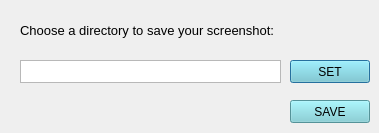
<?xml version="1.0" encoding="UTF-8"?>
<ui version="4.0">
 <class>Dialog</class>
 <widget class="QDialog" name="Dialog">
  <property name="geometry">
   <rect>
    <x>0</x>
    <y>0</y>
    <width>379</width>
    <height>133</height>
   </rect>
  </property>
  <property name="windowTitle">
   <string>Dialog</string>
  </property>
  <widget class="QLabel" name="label">
   <property name="geometry">
    <rect>
     <x>20</x>
     <y>10</y>
     <width>291</width>
     <height>41</height>
    </rect>
   </property>
   <property name="font">
    <font>
     <pointsize>10</pointsize>
    </font>
   </property>
   <property name="text">
    <string>Choose a directory to save your screenshot:</string>
   </property>
  </widget>
  <widget class="QTextEdit" name="location">
   <property name="geometry">
    <rect>
     <x>20</x>
     <y>60</y>
     <width>261</width>
     <height>23</height>
    </rect>
   </property>
   <property name="verticalScrollBarPolicy">
    <enum>Qt::ScrollBarAlwaysOff</enum>
   </property>
   <property name="horizontalScrollBarPolicy">
    <enum>Qt::ScrollBarAlwaysOff</enum>
   </property>
  </widget>
  <widget class="QPushButton" name="directory_button">
   <property name="geometry">
    <rect>
     <x>290</x>
     <y>60</y>
     <width>80</width>
     <height>23</height>
    </rect>
   </property>
   <property name="maximumSize">
    <size>
     <width>80</width>
     <height>30</height>
    </size>
   </property>
   <property name="styleSheet">
    <string notr="true">background-color: rgb(119, 206, 214);</string>
   </property>
   <property name="text">
    <string>SET</string>
   </property>
   <property name="flat">
    <bool>false</bool>
   </property>
  </widget>
  <widget class="QPushButton" name="print_save">
   <property name="geometry">
    <rect>
     <x>290</x>
     <y>100</y>
     <width>80</width>
     <height>23</height>
    </rect>
   </property>
   <property name="maximumSize">
    <size>
     <width>80</width>
     <height>30</height>
    </size>
   </property>
   <property name="styleSheet">
    <string notr="true">background-color: rgb(119, 206, 214);</string>
   </property>
   <property name="text">
    <string>SAVE</string>
   </property>
   <property name="flat">
    <bool>false</bool>
   </property>
  </widget>
 </widget>
 <resources/>
 <connections/>
</ui>
